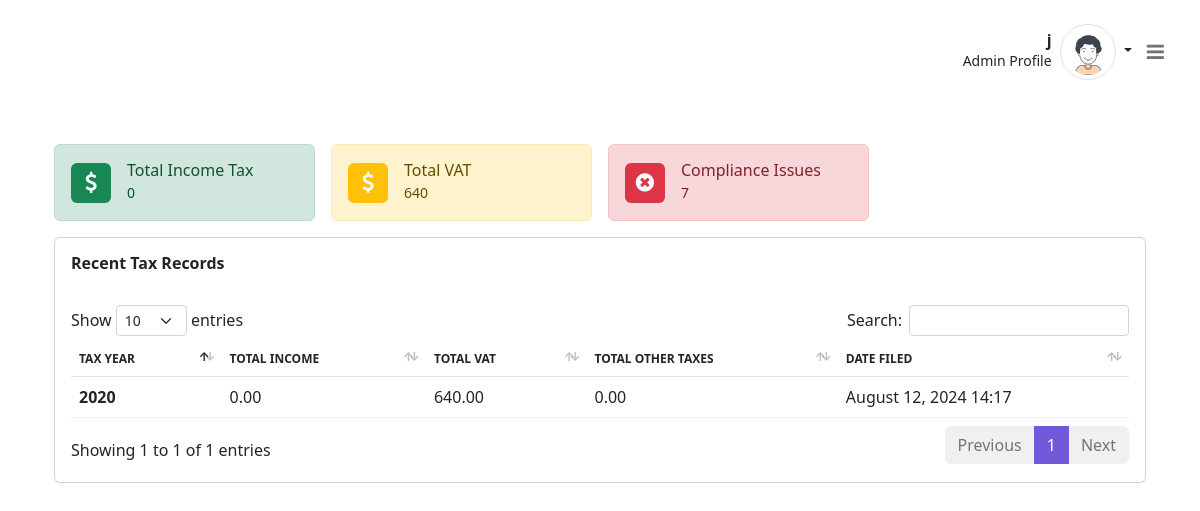
The app's page / (signed in) with its own data.
### taxes/models.py (models this page shows, shortened)
class TaxRecord(models.Model):
    user = models.ForeignKey(User, on_delete=models.CASCADE)
    income = models.DecimalField(max_digits=10, decimal_places=2)
    vat = models.DecimalField(max_digits=10, decimal_places=2)
    other_taxes = models.DecimalField(max_digits=10, decimal_places=2)
    tax_year = models.IntegerField()
    date_created = models.DateTimeField(auto_now_add=True)
    quarterly_payments = models.DecimalField(max_digits=10, decimal_places=2, default=0)
    section_179_deduction = models.DecimalField(max_digits=10, decimal_places=2, default=0)

### users/views.py (the view)
# urls.py: path('', user_views.index_view, name='index'),
def index_view(request):
    if not request.user.is_authenticated:
        return redirect('login')
    total_income_tax = TaxRecord.objects.filter(user=request.user).aggregate(total_income=Sum('income'))['total_income'] or 0
    total_vat = TaxRecord.objects.filter(user=request.user).aggregate(total_vat=Sum('vat'))['total_vat'] or 0
    compliance_issues_count = ComplianceCheck.objects.filter(tax_record__user=request.user, is_compliant=False).count()
    total_reports = Report.objects.filter(tax_record__user=request.user).count()
    recent_tax_records = TaxRecord.objects.filter(user=request.user).order_by('-date_created')[:5]
    context = {
        'total_income_tax': total_income_tax,
        'total_vat': total_vat,
        'compliance_issues_count': compliance_issues_count,
        'total_reports': total_reports,
        'recent_tax_records': recent_tax_records,
    }
    return render(request, 'index.html', context)

### templates/index.html
{% extends 'base.html' %}
{% load static %}
{% block content %}
<div class="body d-flex py-3">
    <div class="container-xxl">
        <div class="row g-3 mb-3 row-cols-1 row-cols-sm-2 row-cols-md-2 row-cols-lg-2 row-cols-xl-4">
            <div class="col">
                <div class="alert-success alert mb-0">
                    <div class="d-flex align-items-center">
                        <div class="avatar rounded no-thumbnail bg-success text-light"><i class="fa fa-dollar fa-lg"></i></div>
                        <div class="flex-fill ms-3 text-truncate">
                            <div class="h6 mb-0">Total Income Tax</div>
                            <span class="small">{{ total_income_tax }}</span>
                        </div>
                    </div>
                </div>
            </div>
            <div class="col">
                <div class="alert-warning alert mb-0">
                    <div class="d-flex align-items-center">
                        <div class="avatar rounded no-thumbnail bg-warning text-light"><i class="fa fa-dollar fa-lg"></i></div>
                        <div class="flex-fill ms-3 text-truncate">
                            <div class="h6 mb-0">Total VAT</div>
                            <span class="small">{{ total_vat }}</span>
                        </div>
                    </div>
                </div>
            </div>
            <div class="col">
                <div class="alert-danger alert mb-0">
                    <div class="d-flex align-items-center">
                        <div class="avatar rounded no-thumbnail bg-danger text-light"><i class="fa fa-times-circle fa-lg"></i></div>
                        <div class="flex-fill ms-3 text-truncate">
                            <div class="h6 mb-0">Compliance Issues</div>
                            <span class="small">{{ compliance_issues_count }}</span>
                        </div>
                    </div>
                </div>
            </div>
        </div>
        <div class="row g-3 mb-3">
            <div class="col-md-12">
                <div class="card">
                    <div class="card-header py-3 d-flex justify-content-between align-items-center bg-transparent border-bottom-0">
                        <h6 class="m-0 fw-bold">Recent Tax Records</h6>
                    </div>
                    <div class="card-body">
                        <table id="myDataTable" class="table table-hover align-middle mb-0" style="width: 100%;">
                            <thead>
                                <tr>
                                    <th>Tax Year</th>
                                    <th>Total Income</th>
                                    <th>Total VAT</th>
                                    <th>Total Other Taxes</th>
                                    <th>Date Filed</th>
                                </tr>
                            </thead>
                            <tbody>
                                {% for tax_record in recent_tax_records %}
                                <tr>
                                    <td><strong>{{ tax_record.tax_year }}</strong></td>
                                    <td>{{ tax_record.income }}</td>
                                    <td>{{ tax_record.vat }}</td>
                                    <td>{{ tax_record.other_taxes }}</td>
                                    <td>{{ tax_record.date_created|date:"F d, Y H:i" }}</td>
                                </tr>
                                {% empty %}
                                <tr>
                                    <td colspan="6" class="text-center">No tax records found</td>
                                </tr>
                                {% endfor %}
                            </tbody>
                        </table>
                    </div>
                </div>
            </div>
        </div>
    </div>
</div>
{% endblock %}

### templates/base.html (shortened to what this page needs)
{% load static %}
<!doctype html>
<html class="no-js" lang="en" dir="ltr">
<head>
    <link rel="stylesheet" href="{% static 'plugin/datatables/responsive.dataTables.min.css' %}">
    <link rel="stylesheet" href="{% static 'plugin/datatables/dataTables.bootstrap5.min.css' %}">
    <link rel="stylesheet" href="{% static 'css/ebazar.style.min.css' %}">
    <link rel="stylesheet" href="https://cdn.jsdelivr.net/npm/bootstrap@5.2.3/dist/css/bootstrap.min.css">
</head>
<body>
    <div id="ebazar-layout" class="theme-blue">
        {% if user.is_authenticated %}
        <div class="main px-lg-4 px-md-4">
            <div class="header">
                <nav class="navbar py-4">
                    <div class="container-xxl">
                        <div class="h-right d-flex align-items-center mr-5 mr-lg-0 order-1">
                            <div class="dropdown user-profile ml-2 ml-sm-3 d-flex align-items-center zindex-popover">
                                <div class="u-info me-2">
                                    <p class="mb-0 text-end line-height-sm "><span class="font-weight-bold">{{ user.username }}</span></p>
                                    <small>Admin Profile</small>
                                </div>
                                <a class="nav-link dropdown-toggle pulse p-0" href="#" role="button" data-bs-toggle="dropdown" data-bs-display="static">
                                    <img class="avatar lg rounded-circle img-thumbnail" src="{% static 'images/profile_av.svg' %}" alt="profile">
                                </a>
                            </div>
                        </div>
                        <button class="navbar-toggler p-0 border-0 menu-toggle order-3" type="button" data-bs-toggle="collapse" data-bs-target="#mainHeader">
                            <span class="fa fa-bars"></span>
                        </button>
                    </div>
                </nav>
            </div>
            <div class="container mt-4">
                {% block content %}
                {% endblock %}
            </div>
        </div>
        {% endif %}
    </div>
</body>
</html>

### records on screen
TaxRecord: tax_year "2020", income "0.00", vat "640.00", other_taxes "0.00", date_created "August 12, 2024 14:17"

### other values on screen
{{ user.username }} "j"
{{ total_income_tax }} "0"
{{ total_vat }} "640"
{{ compliance_issues_count }} "7"
